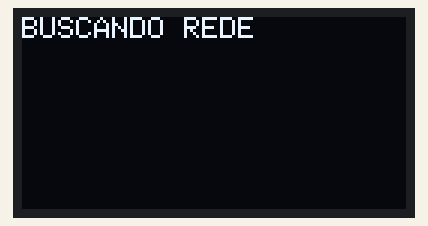
This sketch was run on a simulated ESP32. On the bench: 128×64 one-colour display. WiFi joins after 1.5 s; servers stay silent unless stated; the local clock reads 2024-03-15 10:24:30 at power-on unless the sketch sets it; what the sketch prints to the serial monitor is not drawn.

Above: at 0.6 s.
At 2.7 s:
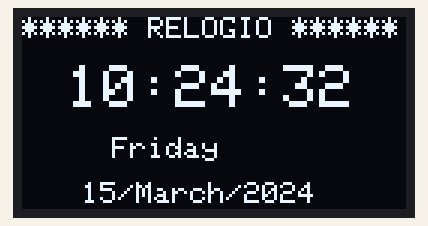
At 10.9 s:
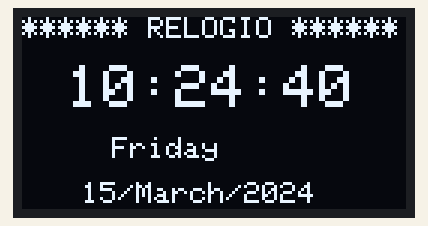
At 20.1 s:
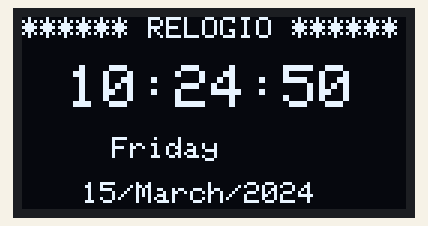
At 29.4 s:
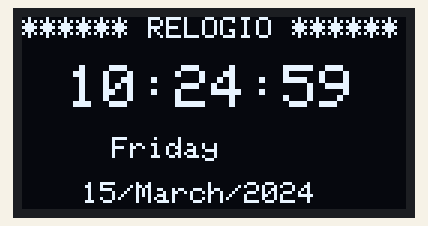
At 38.6 s:
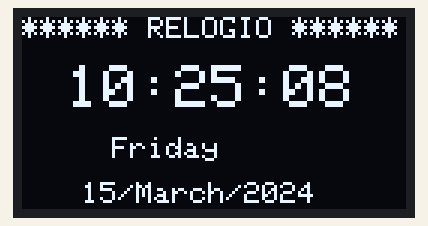

The sketch:

5.1-relogio_NTP_oled_v2.ino
```cpp
//https://ntp.br/
//https://RandomNerdTutorials.com/esp32-date-time-ntp-client-server-arduino/
//https://randomnerdtutorials.com/esp32-date-time-ntp-client-server-arduino/#more-95109
//https://www.youtube.com/watch?v=S9qDykVDJ-s
//https://www.manualdomaker.com/article/como-pegar-hora-da-internet-com-esp32-e-esp8266/
//https://blog.eletrogate.com/littlefs-alto-desempenho-para-rp-pico-esp32-e-esp8266/
//https://www.usinainfo.com.br/blog/esp32-projeto-relogio-oled-com-protocolo-ntp/
//https://www.youtube.com/watch?v=3cCetLjpWwY
//https://time.is/pt_br/compare/utc/S%C3%A3o%20Paulo
//https://curtocircuito.com.br/blog/protocolo-ntp-para-ESP32

//pino 22 do esp no sck do display
//pino 21 do esp no sda do display

/*
    estrutura de data e hora a partir do timeinfo
    %A - Nome completo do dia da semana
    %B - Nome completo do mês
    %d - Dia do mês
    %Y - Ano
    %H - Hora no formato 24h
    %EU - Hora no formato 12h
    %M - Minuto
    %S - Segundo
 */

#include <Wire.h>
#include <WiFi.h>            //Biblioteca do WiFi
#include "time.h"            //inclusão a biblioteca time
#include <Adafruit_SSD1306.h>//inclusão da biblioteca do display oled

#define OLED_LARGURA 128     // Número de Pixels do display OLED (Largura)
#define OLED_ALTURA 64       // Número de Pixels do display OLED (Altura)
#define OLED_RESET   4       // pino de Reset
Adafruit_SSD1306 display(OLED_LARGURA, OLED_ALTURA, &Wire, OLED_RESET);//inicialização do display SSD1306

const char* ssid     = "FEM";    //Biblioteca do /FEM/WIFI_IOT_CFP117
const char* password = "13@03@80@";       //Senha da rede ///13@03@80@/IoT117cFp
const char* ntpServer = "pool.ntp.org";  //servidor a ser acessado NTP
const long  gmtOffset_sec =-10800;       //compensação GMT: GMT do Brazil é com -3horas * 3600para converter em segundos assim = -10800// Deslocamento do horário de Greenwich (GMT) em segundos (fuso horário -3 horas)
const int   daylightOffset_sec =0;       //Deslocamento de horário de verão em segundos (nenhum neste caso)//mudar para 0 pois não é aplicavel no para o Brasil

void setup()
{
  Serial.begin(9600);
  display.begin(SSD1306_SWITCHCAPVCC, 0x3C);//inicialização do display e endereçamendo I2C
  display.clearDisplay();                   // Limpa p display

  WiFi.begin(ssid, password);               //inicializa o WiFi para conectar a rede
      while (WiFi.status() != WL_CONNECTED) //Verifica o status do Wifi se está conectado ou não o teste é para verificar se não esta conectado manter-se no loop
      {
        display.clearDisplay();                  //Limpa p display
        display.setTextSize(1);                  //Tamanho da fonte
        display.setTextColor(SSD1306_WHITE);     //Cor da fonte
        display.setCursor(0,0);                  //coordenada coluna=1 e linha=8 para imprimir
        display.println("BUSCANDO REDE");        //texto
        Serial.print(".");                       //texto
        delay(500);                              //DELAY
        display.display();                       //finaliza a impressão das msg no display
      }                         //delay
        Serial.println("conectado");

  configTime(gmtOffset_sec, daylightOffset_sec, ntpServer);// inicializa para obter o tempo
  printLocalTime();     //chama a subrotina para imprimir horario
  WiFi.disconnect(true);//desconecte o WiFi porque ele não é mais necessário desabilitar essa linha qdo associar alguma plataforma de IOT
  WiFi.mode(WIFI_OFF);  //desconecte o WiFi porque ele não é mais necessário
}

void loop()
{                                           //inicio do programa principal
  printLocalTime();                                //chama a subrotina relogio
}                                           // fim do programa principal

void printLocalTime()                              //subrotina relogio
{                                           //inicio da subrotina
    struct tm timeinfo;                     //criação de uma struct tm chamada de timeinfo que contém todos os detalhes sobre o tempo (H:M:S DD/MM/AA)
    if(!getLocalTime(&timeinfo))            //Obtenha todos os detalhes sobre data e hora e salve na estrutura timeinfo
    {
     return;
     }
    display.clearDisplay();                  //Limpa p display
    display.setTextSize(1);                  //Tamanho da fonte
    display.setTextColor(SSD1306_WHITE);     //Cor da fonte
    display.setCursor(0,0);                  //coordenada coluna=1 e linha=8 para imprimir
    display.println("****** RELOGIO ******");//texto
    display.setTextSize(2);                  //Tamanho da fonte
    display.setCursor(15, 16);               //coordenada coluna=15 e linha=16
    display.println(&timeinfo, "%H:%M:%S");  //imprimi a struct timeinfo no formato Hora:Minuto:Segundo
    display.setTextSize(0);                  //Tamanho da fonte
    display.setCursor(30, 40);               //coordenada coluna=30 e linha=40
    display.println(&timeinfo, "%A");        //imprimi a struct timeinfo o dia da semana
    display.setCursor(20, 55);               //coordenada coluna=20 e linha=55
    display.println(&timeinfo, "%d/%B/%Y");  //imprimi a struct timeinfo no formato Dia/mes/ano
    display.display();                       //finaliza a impressão das msg no display
    delay(1000);                             //delay
 }                                           //fim da subrotina
```

Measured:
- what the display in image 0 shows lasts 1.0 s, from 0.6 s to 1.6 s
- what the display in image 1 shows lasts 1.0 s, from 2.7 s to 3.7 s
